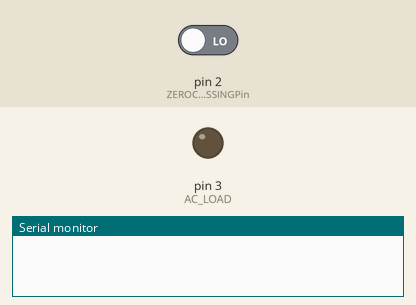
Bench run of a sketch on a simulated Arduino Uno, built with avr-gcc and run on an emulated ATmega328P. On the bench: output pins drawn as LEDs (lit = HIGH), the last lines printed to the serial monitor. The test bench sets the inputs (shaded band); at power-on: pin 2 (ZEROCROSSINGPin) LOW. No radio packets arrive unless stated.

Above: at 1.2 s.
1.3 s: pin 2 (ZEROCROSSINGPin) driven HIGH
At 2.6 s:
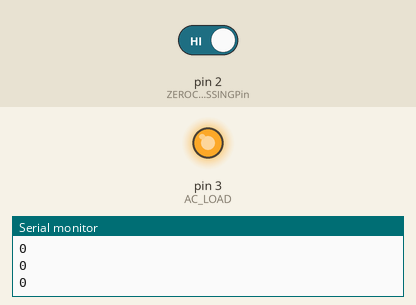
Timing chart, 0 to 4.3 s (numbered marks = the images above; inputs shaded):
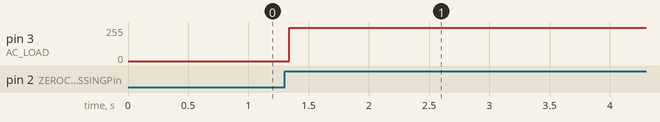

The sketch:

ac_light_rx.ino
```cpp
  // RECIVER CODE FOR HAND GESTURE CONTROLLED AC LIGHT DIMMER //

#include <VirtualWire.h>               // LIBRARY USED , AVAILABLE AT GITHUB
int AC_LOAD = 3;                       // MOC3021 DRIVING PIN WHICH FURTHER FIRING TRIAC
int dimming ;                          // DIMMING LEVEL (0-100)  0 = ON, 100 = OFF
int ZEROCROSSINGPin = 2;               // SET D2 PIN FOR CHK ZERO CROSSING OF SINEWAVE
int PINState = 0;                      //BY DEFAULT PIN STATE LOW
#include<String.h>
String msg;
int c ;
void setup()
{
Serial.begin(9600);                  //ENABLE FOR SERIAL MONITOR
  vw_set_rx_pin(12);                   //SET D12 AS RX PIN
  vw_setup(4000);                      // BITS PER SECONDS
  vw_rx_start();                       // START RECIVEING
  pinMode(AC_LOAD, OUTPUT);            // SET AC_LOAD PIN 3 AS OUTPUT
  pinMode(12, INPUT);                  // SET D12 PIN AS INPUT
}


void mainfunction()
{
    dimming = c;                       // DIMMING LEVEL
int dimtime = (70*dimming);            // FOR 50HZ
  delayMicroseconds(dimtime);          // WAIT TILL FIRING THE TRIAC
  digitalWrite(AC_LOAD, LOW);          // FIRE THE TRIAC TRIAC
  delayMicroseconds(25);               // TRIAC ON DELAY
  digitalWrite(AC_LOAD,HIGH);          // NO LONGER TRIGGER THE TRIAC (the next zero crossing will swith it off) TRIAC


  uint8_t buf[2];                      // RECIVE DATA AND CONVERT IT IN TO INTEZER
  uint8_t buflen = sizeof(buf);;
  if (vw_get_message(buf, &buflen))
  {
    int i;
    msg = ((char*)buf);
  }
  c = msg.substring(0,2). toInt();;
  Serial.println(c);                   // FOR TESTING PURPOSE ONLY

        }

void loop()
{
  int PINState = digitalRead(ZEROCROSSINGPin);
  if (PINState == CHANGE) {
  mainfunction();                     // IN MAIN FUNCTION DATA RECIVED AND LIGH DIMMING AS PER DATA RECIVED
  }
}
```

Measured:
- after the input at 1.3 s, pin 3 (AC_LOAD): 0/255 → 249/255 at once
